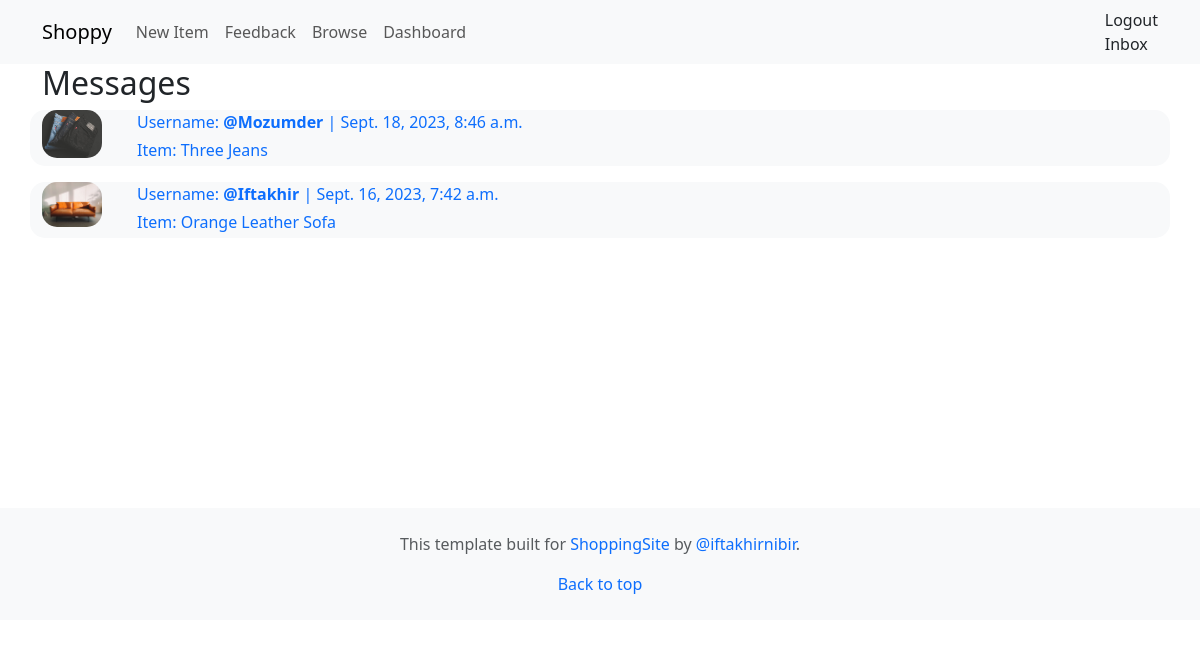
The app's page /conversation/ (signed in) with its own data.
### conversation/models.py (models this page shows)
class Conversation(models.Model):
    item = models.ForeignKey(Item, related_name='conversations', on_delete=models.CASCADE)
    members = models.ManyToManyField(User, related_name='conversations')# because the conversation needs multiple users the owner and the one who is contacting us
    created_at = models.DateTimeField(auto_now_add=True)
    modified_at = models.DateTimeField(auto_now=True)
    class Meta:
        ordering = ('-modified_at',)

### item/models.py (models this page shows, shortened)
class Item(models.Model):
    category = models.ForeignKey(Category, related_name='items', on_delete=models.CASCADE) #It's a foreign key field, which means it will establish a link between Item and Category models. An item will be associated with a category."related_name='items'":It means that we can access all items associated with a category using category.items.all(). 'on_delete=models.CASCADE': which means that when a Category is deleted, all associated Item records will also be deleted.
    name = models.CharField(max_length=255)
    description = models.TextField(blank=True, null=True)
    price = models.FloatField()
    image = models.ImageField(upload_to='item_images', blank=True, null=True) #Django will created the uploaded folder for us if it doesn't exist. In case the user doesn't want to provide an image so black = True and null = True
    is_sold = models.BooleanField(default=False)
    created_by = models.ForeignKey(User, related_name='items', on_delete=models.CASCADE)
    created_at = models.DateTimeField(auto_now_add=True)

### conversation/views.py (the view)
# urls.py: path('', views.inbox, name='inbox'),
@login_required
def inbox(request):
    conversations = Conversation.objects.filter(members__in=[request.user.id])
    return render(request, 'inbox.html', {
        'conversations': conversations
    })

### conversation/templates/inbox.html (shortened to what this page needs)
{% extends 'base.html' %}
{% block content %}
<h2>Messages</h2>
    {% for conversation in conversations %}
    <a href="{% url 'conversation:detail' conversation.id %}" class="text-decoration-none">
        <div class="row bg-light mb-3" style="border-radius: 15px;">
            <div class="col-12 col-md-1">
                <img src="{{ conversation.item.image.url }}" width="60px" style="border-radius: 15px;">
            </div>
            <div class="col-12 col-md-11">
                {% for member in conversation.members.all %}
                {% if member != request.user %}
                <p class="mb-1">Username: <strong>@{{ member.username }}</strong> | {{ conversation.modified_at }}</p>
                <p class="mb-1">Item: {{ conversation.item.name }}</p>
                {% endif %}
                {% endfor %}
            </div>
        </div>
    </a>
    {% endfor %}
{% endblock %}

### records on screen
Conversation: item.image (picture), modified_at "Sept. 18, 2023, 8:46 a.m.", item.name "Three Jeans"
Conversation: item.image (picture), modified_at "Sept. 16, 2023, 7:42 a.m.", item.name "Orange Leather Sofa"

### other values on screen
{{ member.username }} "Mozumder"
{{ member.username }} "Iftakhir"
